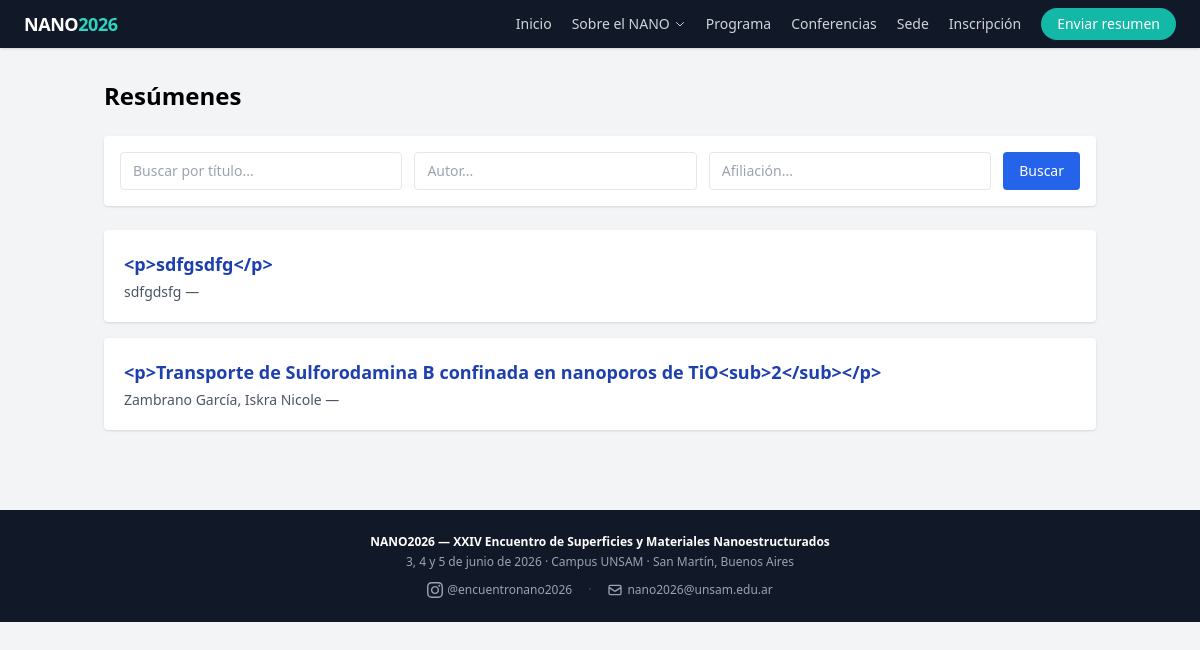
/abstracts, run on the app's committed database.
### app/models.py (models this page shows)
class Abstract(Base):
    __tablename__ = "abstracts"
    id = Column(Integer, primary_key=True, index=True)
    titulo = Column(String, nullable=False)
    autor = Column(String, nullable=False)
    afiliacion = Column(String, nullable=False)
    email_autor = Column(String, nullable=False)
    contenido_html = Column(Text, nullable=False)
    presentacion_oral = Column(Integer, default=0)  # 1 = sí
    estado = Column(Enum(EstadoEnum), default=EstadoEnum.pendiente)
    fecha_envio = Column(DateTime, default=datetime.utcnow)
    reviews = relationship("Review", back_populates="abstract")
    asignaciones = relationship("Asignacion", back_populates="abstract")
    autores = relationship("Autor", back_populates="abstract", order_by="Autor.orden")
    afiliaciones = relationship("Afiliacion", back_populates="abstract", order_by="Afiliacion.orden")
    area_tematica = Column(String, nullable=True)
    referencias_html = Column(Text, nullable=True)
    tiene_referencias = Column(Integer, default=0)  # 1 = sí, 0 = no

### app/main.py (the view)
@app.get("/abstracts", response_class=HTMLResponse)
def abstracts_publicos(
    request: Request,
    q: str = "",
    autor: str = "",
    afiliacion: str = "",
    db: Session = Depends(get_db)
):
    query = db.query(models.Abstract).filter(
        models.Abstract.estado == models.EstadoEnum.aprobado
    )
    if q:
        query = query.filter(models.Abstract.titulo.ilike(f"%{q}%"))
    if autor:
        query = query.filter(models.Abstract.autor.ilike(f"%{autor}%"))
    if afiliacion:
        query = query.filter(models.Abstract.afiliacion.ilike(f"%{afiliacion}%"))
    abstracts = query.order_by(models.Abstract.fecha_envio.desc()).all()
    print("DEBUG abstracts:", len(abstracts), [a.titulo for a in abstracts])
    return templates.TemplateResponse("public/abstracts.html", {
        "request": request,
        "abstracts": abstracts,
        "q": q,
        "autor": autor,
        "afiliacion": afiliacion
    })

### app/templates/public/abstracts.html (shortened to what this page needs)
{% extends "public/base.html" %}
{% block content %}
<h1 class="text-2xl font-bold mb-6">Resúmenes</h1>
<form method="get" action="/abstracts" class="bg-white rounded shadow p-4 mb-6 flex flex-wrap gap-3">
    <input type="text" name="q" value="{{ q }}" placeholder="Buscar por título..."
        class="flex-1 border rounded px-3 py-2 text-sm focus:outline-none focus:ring-2 focus:ring-blue-400"/>
    <input type="text" name="autor" value="{{ autor }}" placeholder="Autor..."
        class="flex-1 border rounded px-3 py-2 text-sm focus:outline-none focus:ring-2 focus:ring-blue-400"/>
    <input type="text" name="afiliacion" value="{{ afiliacion }}" placeholder="Afiliación..."
        class="flex-1 border rounded px-3 py-2 text-sm focus:outline-none focus:ring-2 focus:ring-blue-400"/>
    <button class="bg-blue-600 text-white px-4 py-2 rounded hover:bg-blue-700 text-sm">Buscar</button>
</form>
{% if abstracts %}
<div class="space-y-4">
    {% for a in abstracts %}
    <div class="bg-white rounded shadow p-5 hover:shadow-md transition">
        <a href="/abstracts/{{ a.id }}" class="text-lg font-semibold text-blue-800 hover:underline">{{ a.titulo }}</a>
        <p class="text-gray-600 text-sm mt-1">{{ a.autor }} — </p>
    </div>
    {% endfor %}
</div>
{% else %}
<div class="bg-white rounded shadow p-8 text-center text-gray-400">
    No se encontraron resúmenes con esos criterios.
</div>
{% endif %}
{% endblock %}

### data on the page
Abstract: titulo "<p>sdfgsdfg</p>", autor "sdfgdsfg"
Abstract: titulo "<p>Transporte de Sulforodamina B confinada en nanoporos de TiO<sub>2</sub></p>", autor "Zambrano García, Iskra Nicole"
